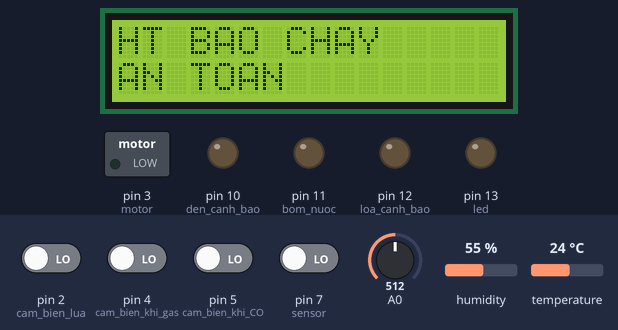
Bench run of a sketch on a simulated Arduino Uno, built with avr-gcc and run on an emulated ATmega328P. Parts: 16×2 character LCD, switched loads named in the sketch (green lamp = pin HIGH), output pins drawn as LEDs (lit = HIGH). The inputs (shaded band) are chosen by the test bench; at power-on: pin 2 (cam_bien_lua), pin 4 (cam_bien_khi_gas), pin 5 (cam_bien_khi_CO), pin 7 (sensor) LOW, A0 = 512, humidity 55 %, temperature 24 °C.

Above: at 1.2 s.
1.3 s: pin 2 (cam_bien_lua) driven HIGH
At 2.9 s:
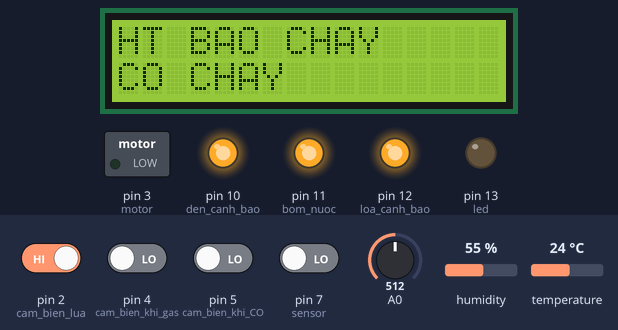
9.2 s: pin 5 (cam_bien_khi_CO) driven HIGH
At 10.3 s:
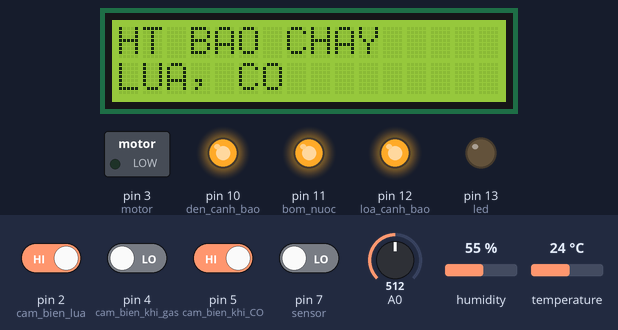
17.1 s: pin 4 (cam_bien_khi_gas) driven HIGH
At 18.4 s:
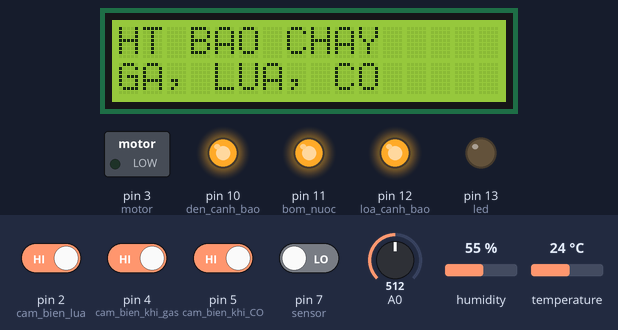
19.2 s: pin 2 (cam_bien_lua) driven LOW
At 20.0 s:
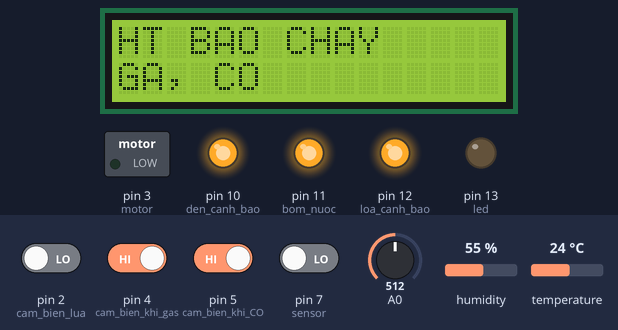
21.3 s: pin 4 (cam_bien_khi_gas) driven LOW
At 22.4 s:
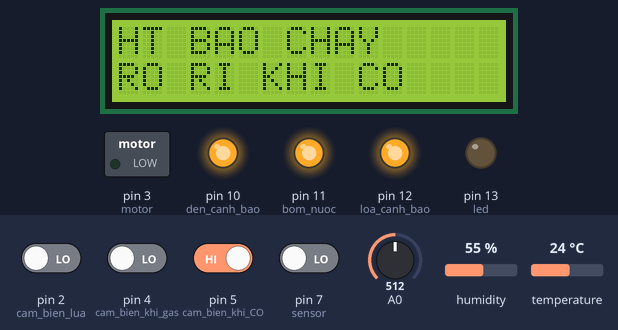
23.4 s: pin 2 (cam_bien_lua) driven HIGH
At 24.1 s:
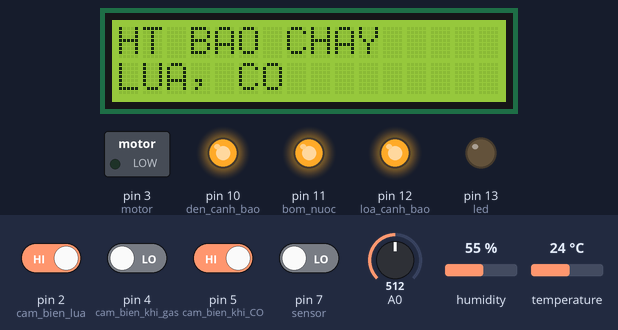
Timing chart, 0 to 26.4 s (numbered marks = the images above; inputs shaded):
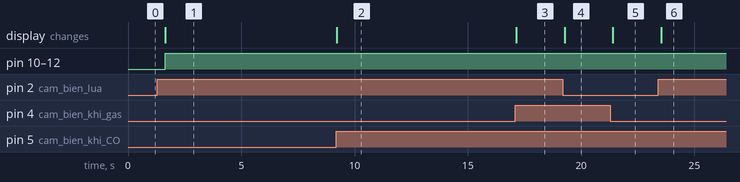

Measured:
- after the input at 1.3 s, pin 10 (den_canh_bao), pin 11 (bom_nuoc), pin 12 (loa_canh_bao): LOW → HIGH after 0.34 s; the display: changes after 0.34 s (image 1)
- after the input at 9.2 s, the display: changes at once (image 2)
- after the input at 17.1 s, the display: changes after 0.05 s (image 3)
- after the input at 19.2 s, the display: changes after 0.08 s (image 4)
- after the input at 21.3 s, the display: changes after 0.10 s (image 5)
- after the input at 23.4 s, the display: changes after 0.14 s (image 6)

The sketch:

btl.ino
```cpp
#include <Wire.h>
#include <LiquidCrystal_I2C.h>
#include <DHT.h>
#define sensor 7
#define bom_nuoc 11
#define loa_canh_bao 12
#define den_canh_bao 10

#define cam_bien_lua 2
#define cam_bien_khi_gas 4
#define cam_bien_khi_CO 5

LiquidCrystal_I2C lcd (0x27,16,2);
int motor = 3;
const int DHTPIN = 6;
const int DHTTYPE = DHT11;
DHT dht(DHTPIN, DHTTYPE);
int  mysensor;
int led= 13;

byte degree[8] = {
  0B01110,
  0B01010,
  0B01110,
  0B00000,
  0B00000,
  0B00000,
  0B00000,
  0B00000
};

void hienthichuoi( String chuoi)
{
  for( int j= 0; j< chuoi.length(); j++)
  {
    lcd.print( chuoi[ j]);
  }
}

void hienthiso( int so)
{
  String chuoi= String( so);
  for( int j= 0; j< chuoi.length(); j++)
  {
    lcd.print( chuoi[ j]);
  }
}

  String array1= "Temp:";
  String array2= "no people";
  String array3= "analog= ";
  String array4= "den sang";
  String array5= "den tat";

  String str1= "HT BAO CHAY";
  String str2= "GA, LUA, CO";
  String str3= "GA, LUA";
  String str4= "GA, CO";
  String str5= "LUA, CO";
  String str6= "RO RI KHI GA";
  String str7= "CO CHAY";
  String str8= "RO RI KHI CO";
  String str9= "AN TOAN";

void setup() {
  // put your setup code here, to run once:
  Serial.begin(9600);
  pinMode(bom_nuoc, OUTPUT);
  pinMode(loa_canh_bao, OUTPUT);
  pinMode(den_canh_bao, OUTPUT);

  pinMode(cam_bien_khi_gas, INPUT);
  pinMode(cam_bien_lua, INPUT);
  pinMode(cam_bien_khi_CO, INPUT);

  lcd.begin();
  lcd.backlight();
  lcd.createChar( 0, degree);
  dht.begin();
  pinMode(motor,OUTPUT);
  pinMode( led, OUTPUT);
  digitalWrite( led, LOW);
}

void loop() {
  int t = dht.readTemperature();  // nhiệt độ
  int giatri_analog= analogRead( A0);
  mysensor = digitalRead(sensor);

  lcd.clear();
  int a, b, c;
  a= digitalRead( cam_bien_khi_gas);
  b= digitalRead( cam_bien_lua);
  c= digitalRead( cam_bien_khi_CO);

  if ( a== 1 and b== 1 and c== 1)
  {
      lcd.clear();
      lcd.setCursor( 0, 0);
      hienthichuoi( str1);
      lcd.setCursor( 0,1);
      hienthichuoi( str2);
      digitalWrite( den_canh_bao, HIGH);
      digitalWrite( loa_canh_bao, HIGH);
      digitalWrite( bom_nuoc, HIGH);
      delay( 500);
   }
   else if ( a== 1 and b== 1)
   {
      lcd.clear();
      lcd.setCursor( 0, 0);
      hienthichuoi( str1);
      lcd.setCursor( 0,1);
      hienthichuoi( str3);
      digitalWrite( den_canh_bao, HIGH);
      digitalWrite( loa_canh_bao, HIGH);
      digitalWrite( bom_nuoc, HIGH);
      delay( 500);
   }
   else if( a== 1 and c== 1)
   {
      lcd.clear();
      lcd.setCursor( 0, 0);
      hienthichuoi( str1);
      lcd.setCursor( 0,1);
      hienthichuoi( str4);
      digitalWrite( den_canh_bao, HIGH);
      digitalWrite( loa_canh_bao, HIGH);
      digitalWrite( bom_nuoc, HIGH);
      delay( 500);
   }
   else if( b== 1 and c== 1)
   {
      lcd.clear();
      lcd.setCursor( 0, 0);
      hienthichuoi( str1);
      lcd.setCursor( 0,1);
      hienthichuoi( str5);
      digitalWrite( den_canh_bao, HIGH);
      digitalWrite( loa_canh_bao, HIGH);
      digitalWrite( bom_nuoc, HIGH);
   }
   else if( a== 1)
   {
      lcd.clear();
      lcd.setCursor( 0, 0);
      hienthichuoi( str1);
      lcd.setCursor( 0,1);
      hienthichuoi( str6);
      digitalWrite( den_canh_bao, HIGH);
      digitalWrite( loa_canh_bao, HIGH);
      digitalWrite( bom_nuoc, HIGH);
      delay( 500);
   }
   else if( b== 1)
   {
      lcd.clear();
      lcd.setCursor( 0, 0);
      hienthichuoi( str1);
      lcd.setCursor( 0,1);
      hienthichuoi( str7);
      digitalWrite( den_canh_bao, HIGH);
      digitalWrite( loa_canh_bao, HIGH);
      digitalWrite( bom_nuoc, HIGH);
   }
   else if( c== 1)
   {
      lcd.clear();
      lcd.setCursor( 0, 0);
      hienthichuoi( str1);
      lcd.setCursor( 0,1);
      hienthichuoi( str8);
      digitalWrite( den_canh_bao, HIGH);
      digitalWrite( loa_canh_bao, HIGH);
      digitalWrite( bom_nuoc, HIGH);
      delay( 500);
   }
   else
   {
      lcd.clear();
      lcd.setCursor( 0, 0);
      hienthichuoi( str1);
      lcd.setCursor( 0,1);
      hienthichuoi( str9);
      delay( 1000);
      digitalWrite( den_canh_bao, LOW);
      digitalWrite( loa_canh_bao, LOW);
      digitalWrite( bom_nuoc, LOW);
      delay( 500);
   }

//
//  if( mysensor== 1)   // if mysensor==1 thì có ng trong phòng
//  {
//    lcd.clear();
//    digitalWrite(motor,HIGH);   // quạt chạy
//    lcd.setCursor( 0, 0);
//    hienthichuoi( array1);
//    lcd.setCursor(6,0);
//    hienthiso( round( t));
//    lcd.write( byte( 0));
//    lcd.print("C");
//        if( giatri_analog< 500)
//      {
//        digitalWrite( led, HIGH);
//        lcd.setCursor( 0, 1);
//        hienthichuoi( array3);
//        hienthiso( giatri_analog);
//      }
//      else
//      {
//        digitalWrite( led, LOW);
//        lcd.setCursor( 0, 1);
//        hienthichuoi( array3);
//        hienthiso( giatri_analog);
//      }
//      delay( 500);
//  }
//  else if( mysensor== 0 and giatri_analog< 500 or mysensor== 0 and giatri_analog> 500)
//  {
//    lcd.clear();
//    digitalWrite(motor,LOW);
//    digitalWrite( led, LOW);
//    lcd.setCursor( 0, 0);
//    hienthichuoi( array2);
//    delay( 400);
//  }
//
}
```
